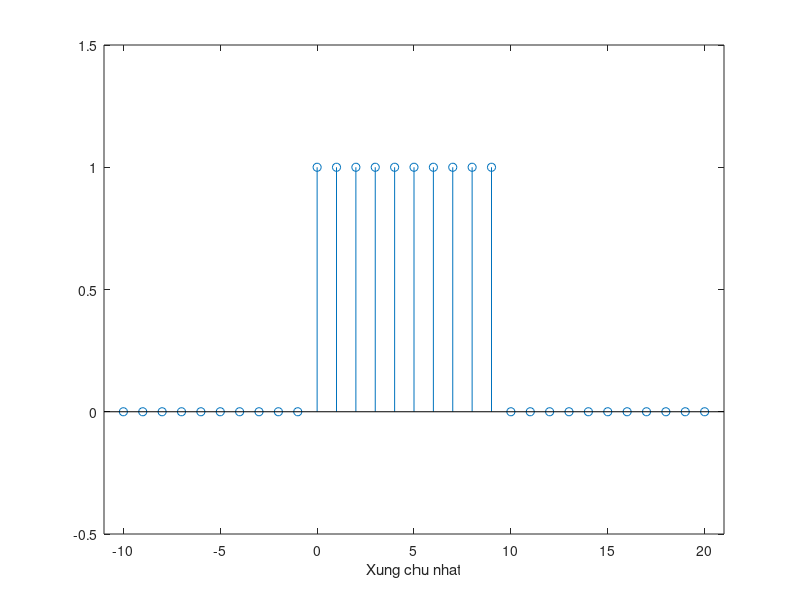

Here is the MATLAB script that generated this plot:
%Bai 2.3 Xung_chu_nhat
n=-10:20;
L=10;
rect=[zeros(1,10) ones(1,L) zeros(1,20-L+1)];
stem(n,rect);
axis([-11 21 -0.5 1.5]);
xlabel('Xung chu nhat');